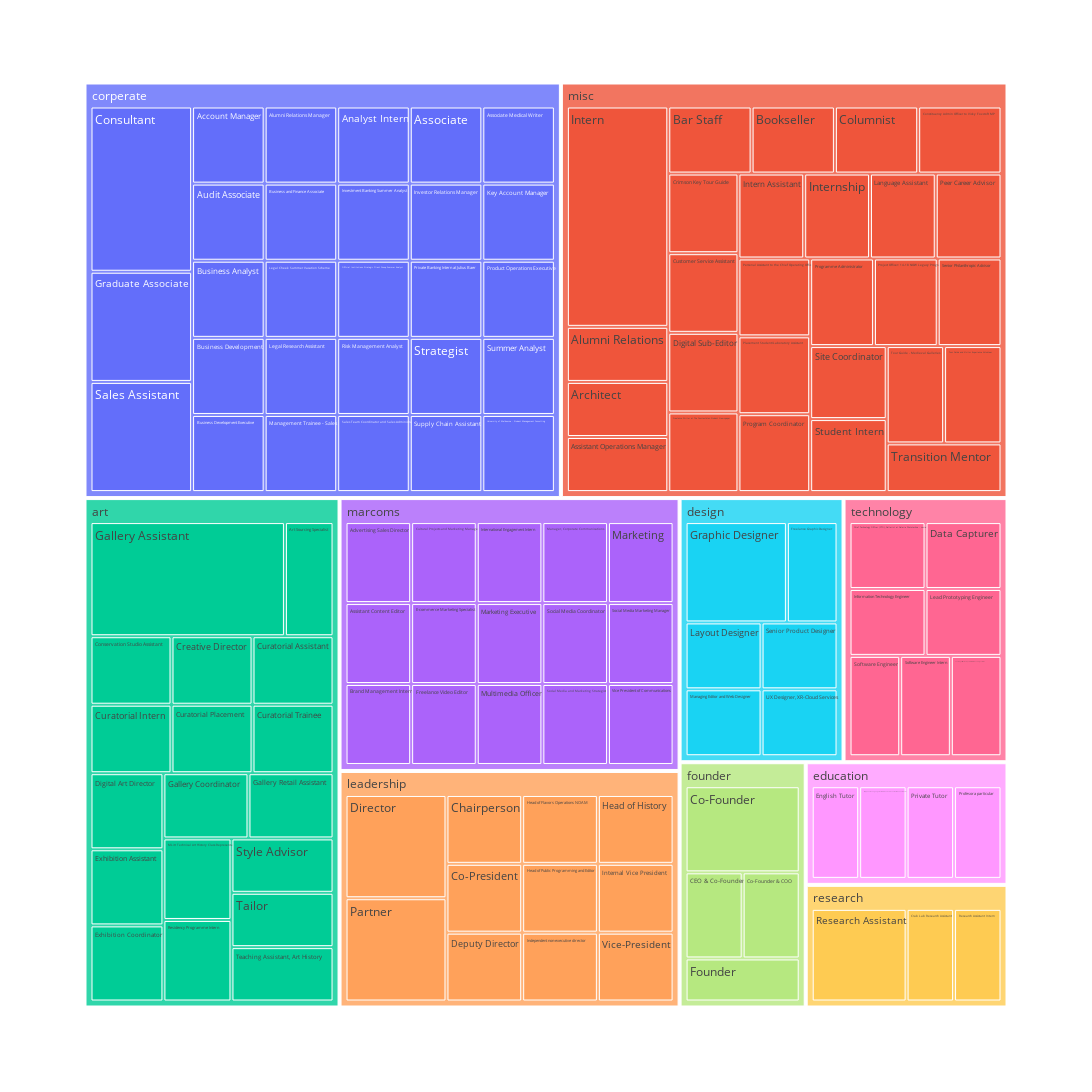

Source (notebook cell):
### Code cell
px.treemap(sec_df, path=['sectors', 'positions'], width=1200, height=1200)

### Figure 1 — Plotly figure (JSON) as saved in the notebook; plotly's stock layout.template omitted (floating-point values rounded to 4 significant figures; data arrays with more than 128 entries replaced by an {"elided": "..."} marker saying what was removed)
{"data": [{"branchvalues": "total", "domain": {"x": [0, 1], "y": [0, 1]}, "hovertemplate": "labels=%{label}<br>count=%{value}<br>parent=%{parent}<br>id=%{id}<extra></extra>", "ids": {"elided": "133 str values"}, "labels": {"elided": "133 str values"}, "name": "", "parents": {"elided": "133 str values"}, "type": "treemap", "values": {"elided": "133 int values"}}], "layout": {"height": 1200, "legend": {"tracegroupgap": 0}, "margin": {"t": 60}, "width": 1200}}
